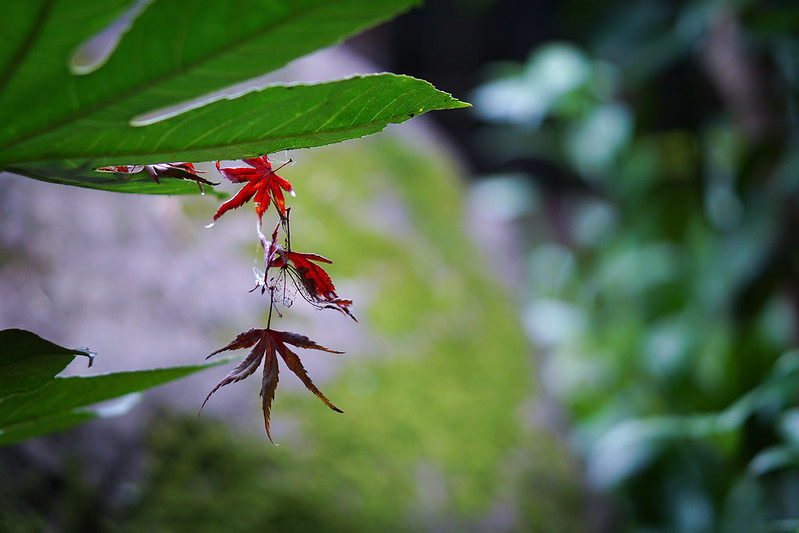
#> input picture examples/assets/autumn-leaves.jpg, 799 x 533 px
$ python classical-mds-image.py
#> lines starting #> are read from the running program, lines starting #| are printed output that depends on the picture
import pymathtoolbox
import numpy as np
import matplotlib.pyplot as plt
import seaborn as sns
from PIL import Image
from scipy.spatial.distance import pdist, squareform

# Load an image
image = Image.open("../assets/autumn-leaves.jpg")
#> image is the input picture: PIL image 799x533 RGB; mean R, G, B 80.7, 101.1, 74.5
resized_image = image.resize((30, 20), Image.BILINEAR)
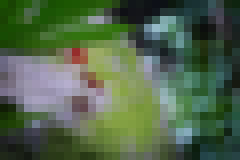
#> resized_image: PIL image 30x20 RGB (shown 8 times larger); mean R, G, B 80.8, 101.1, 74.5

# Generate a color array
colors = np.asarray(resized_image)
colors = colors.reshape(colors.shape[0] * colors.shape[1], 3) / 255.0
#> colors = 600 rows, first 8: [0.102, 0.31, 0.00784], [0.098, 0.263, 0.0118], [0.118, 0.325, 0.0196], [0.149, 0.361, 0.051], [0.235, 0.388, 0.212], [0.161, 0.341, 0.106], [0.098, 0.31, 0.0118], [0.102, 0.329, 0.0118]

# Generate a distance matrix
D = squareform(pdist(colors))
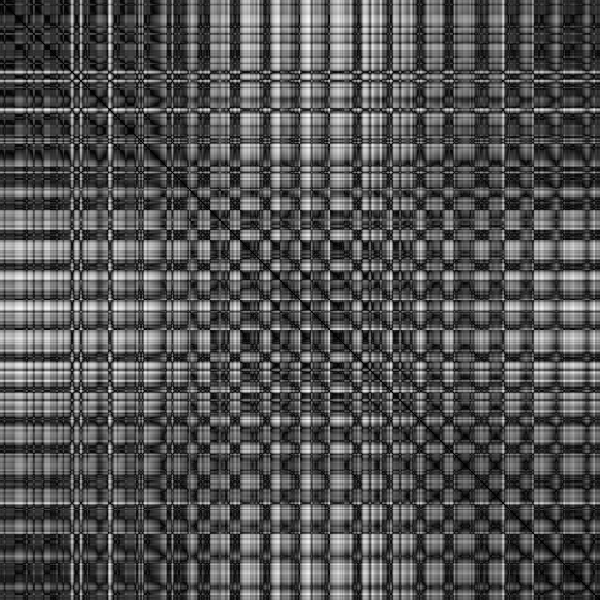
#> D: shape (600, 600) float64; min 0, max 1.19, mean 0.385; drawn with min black and max white

# Compute metric MDS (embedding into a 2-dimensional space)
#> (the run stopped early here; a loop or call above may not have finished)
